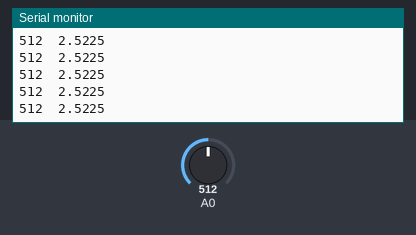
The sketch below on a simulated Arduino Uno, built with avr-gcc and run on an emulated ATmega328P. Shown: the last lines printed to the serial monitor. The test bench sets the inputs (shaded band); at power-on: A0 = 512.

Above: at 1.2 s.
1.3 s: A0 set to 716
At 1.9 s:
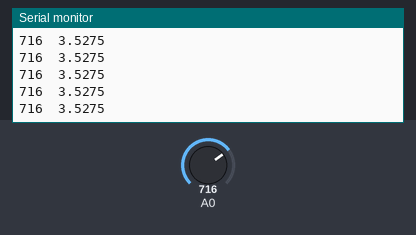
4.3 s: A0 set to 900
At 5.0 s:
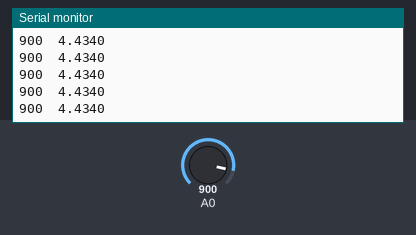
Timing chart, 0 to 7.3 s (numbered marks = the images above; inputs shaded):
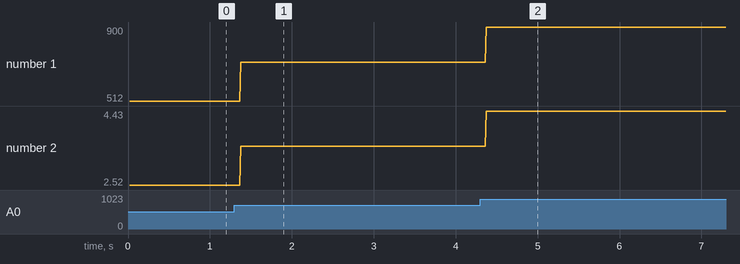

Measured:
- after the input at 1.3 s, the serial monitor: prints a new line after 0.08 s (image 1)
- after the input at 4.3 s, the serial monitor: prints a new line after 0.07 s (image 2)
- plotted number 1: 512 → 716 after the input at 1.3 s, 716 → 900 after the input at 4.3 s
- plotted number 2: 2.52 → 3.53 after the input at 1.3 s, 3.53 → 4.43 after the input at 4.3 s

The sketch:

es5.ino.ino
```cpp
void setup() {
  // put your setup code here, to run once:
  Serial.begin(9600);
  Serial.println("inizializzazione");
  analogReference(DEFAULT);

}

void loop() {
  // put your main code here, to run repeatedly:
  int sensorValue = analogRead(0);
  float x = sensorValue*5.04/1023;
  Serial.print(sensorValue, DEC);
  Serial.print("\t");
  Serial.println(x, 4);
  //delay(125);
}
```
